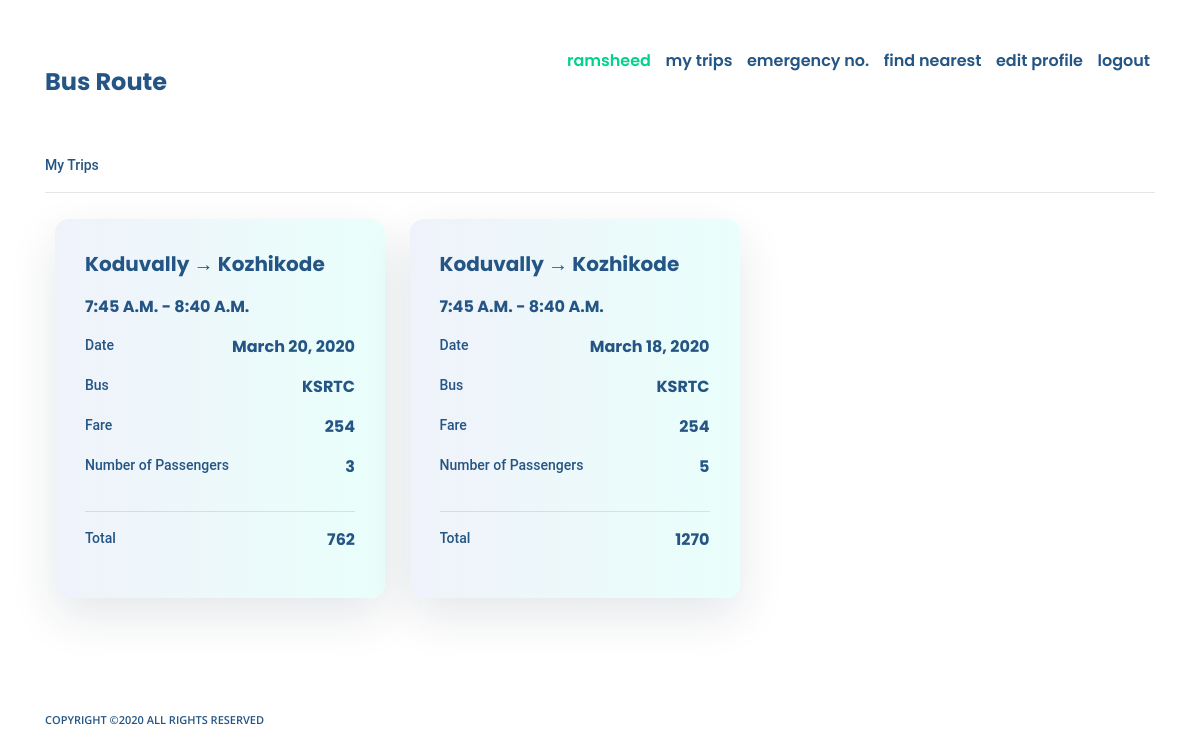
The app's page /bus/user/mytrip/ (signed in) with its own data.
### accounts/models.py (models this page shows)
class UserAccounts(AbstractUser):
    username = None
    email = models.EmailField(_('email address'), unique=True)
    is_bus_owner = models.BooleanField(default=False)
    phone_regex = RegexValidator(regex=r'^\+?1?\d{9,15}$', message="Invalid format, ex: '+999999999'.")
    phone = models.CharField(validators=[phone_regex], max_length=17, blank=True, null=True)
    USERNAME_FIELD = 'email'
    REQUIRED_FIELDS = []
    objects = UserManager()

### bus/models.py (models this page shows, shortened)
class BaseModel(models.Model):
    created_date = models.DateTimeField(auto_now_add=True)
    modified_date = models.DateTimeField(auto_now=True)
    class Meta:
        abstract = True

class BookingModel(BaseModel):
    user = models.ForeignKey(get_user_model(),on_delete= models.CASCADE)
    trip = models.ForeignKey(TripModel, on_delete=models.CASCADE)
    booking_date = models.DateField()
    start = models.ForeignKey(RouteModel, on_delete=models.CASCADE, related_name="tripstart")
    end = models.ForeignKey(RouteModel, on_delete=models.CASCADE, related_name="tripend")
    fare = models.IntegerField()

class RouteModel(BaseModel):
    trip = models.ForeignKey(TripModel,on_delete=models.CASCADE)
    stop = models.ForeignKey(PlacesModel,on_delete=models.CASCADE)
    time = models.TimeField()
    forward = models.BooleanField(default=True)

class PlacesModel(BaseModel):
    place_name = models.CharField(max_length=100,unique=True)
    def __str__(self):
        return self.place_name

class TripModel(BaseModel):
    bus = models.ForeignKey(BusModel,on_delete=models.CASCADE)
    start_time = models.TimeField()
    end_time = models.TimeField()
    start_place = models.CharField(max_length=30)
    end_place = models.CharField(max_length=30)
    active = models.BooleanField(default=False)
    stand_delay = models.PositiveIntegerField(default=0)

class BusModel(BaseModel):
    owner = models.ForeignKey(get_user_model(),on_delete=models.CASCADE)
    name = models.CharField(max_length=60)
    reg_no = models.CharField(max_length=30)
    active = models.BooleanField(default=False)
    permitted = models.BooleanField(default=False)
    category = models.CharField(max_length=15,choices=bus_category,default='private')
    ksrtc_category = models.CharField(max_length=15,choices=ksrtc_buses,null=True,blank=True)
    capacity = models.IntegerField(default=0)
    booking = models.BooleanField(default=False)
    minimum_rate = models.IntegerField(null=True,blank=True)
    rate_hour = models.IntegerField(null=True,blank=True)
    def __str__(self):
        return self.name

### bus/views.py (the view)
# urls.py: path('user/mytrip/',views.user_mytrip_view),
@permission_required(USER_PERM,login_url = USER_URL)
@login_required(login_url=USER_URL)
def user_mytrip_view(request):
    value_list = BookingModel.objects.values(
    'booking_date','user','trip','start','end'
    ).distinct()
    mytrips = []
    for j in value_list:
        ob = BookingModel.objects.filter(user = request.user,booking_date=j["booking_date"], trip = j['trip'], start = j['start'], end = j['end'])
        mytrips.append(ob)
    temp = []
    for k in mytrips:
        temp.append({"booking":k[0],"count":k.count(),"total":k.count()*254})
    return render(request, "bus/mytrip.html",{"booked": temp})

### templates/bus/mytrip.html (shortened to what this page needs)
{% extends 'base.html' %}
{% load static %}
{% block content %}
<div class="hos-pol-container">
    <p class="search-data">My Trips</p><hr>
                {% for each in booked %}
                <div class="owner-trip-card">
                    <p class="basic-p-owner" >{{ each.booking.start.stop }} &#8594; {{ each.booking.end.stop }}</p>
                    <p class="basic-p-owner" style="font-size: medium;">{{ each.booking.start.time }} - {{ each.booking.end.time }}</p>
                    <div style="display: flex;flex-direction: row;justify-content: space-between;">
                        <p class="search-data">Date</p>
                        <p class="basic-p-owner" style="font-size: medium;">{{ each.booking.booking_date }}</p>
                    </div>
                    <div style="display: flex;flex-direction: row;justify-content: space-between;">
                        <p class="search-data">Bus</p>
                        <p class="basic-p-owner" style="font-size: medium;">{{ each.booking.trip.bus }}</p>
                    </div>
                    <div style="display: flex;flex-direction: row;justify-content: space-between;">
                        <p class="search-data">Fare</p>
                        <p class="basic-p-owner" style="font-size: medium;">{{ each.booking.fare }}</p>
                    </div>
                    <div style="display: flex;flex-direction: row;justify-content: space-between;">
                        <p class="search-data">Number of Passengers</p>
                        <p class="basic-p-owner" style="font-size: medium;">{{ each.count }}</p>
                    </div>
                    <hr>
                    <div style="display: flex;flex-direction: row;justify-content: space-between;">
                        <p class="search-data">Total</p>
                        <p class="basic-p-owner" style="font-size: medium;">{{ each.total }}</p>
                    </div>
                    </div>
                {% endfor %}
            {% endblock %}

### templates/base.html (shortened to what this page needs)
{% load static %}
<!DOCTYPE html>
<html lang="en">
<head>
    <link rel="stylesheet" href="https://maxcdn.bootstrapcdn.com/bootstrap/4.0.0/css/bootstrap.min.css">
    <link rel="stylesheet" href="https://cdnjs.cloudflare.com/ajax/libs/animate.css/3.7.2/animate.min.css">
    <link rel="stylesheet" href="https://stackpath.bootstrapcdn.com/font-awesome/4.7.0/css/font-awesome.min.css">
    <link rel="stylesheet" href="https://cdnjs.cloudflare.com/ajax/libs/jquery-confirm/3.3.2/jquery-confirm.min.css">
    <link href="{% static 'accounts/css/style.css' %}"  rel="stylesheet">
</head>
<body>
    <div class="container mt-5">
        <header>
            <nav>
                <div class="nav-logo">
                    <a href="/" class="heading-main-link"><span class="heading-main">Bus Route</span></a>
                </div>
                <ul class="nav-ul">
                    {% if not request.user.is_authenticated %}
                    <li><a href="/accounts/user/login/">login</a></li>
                    <li><a href="/accounts/user/register/">register</a></li>
                    {% else %}
                    <li><a href="#" style="color: #01D28E;">{{ request.user.first_name }}</a></li>
                    {% if perms.accounts.owner_rights %}
                    <li><a href="/bus/owner/rent/">rent a bus</a></li>
                    {% else %}
                    <li><a href="/bus/user/mytrip/">my trips</a></li>
                    {% endif %}
                    <li><a href="/bus/user/emergency/">emergency no.</a></li>
                    <li><a href="/bus/user/nearest/all/">find nearest</a></li>
                    <li><a href="/accounts/edit/">edit profile</a></li>
                    <li><a href="/accounts/logout/">logout</a></li>
                    {% endif %}
                </ul>
            </nav>
        </header>
        <article>
            {% block content %}
            {% endblock %}
        </article>
        <footer>
            <div class="row  mt-sm-4 mt-3 pt-sm-5 pt-0 ">
                <div class="col-sm-10">
                    <p class="footer-text d-inline-block">Copyright ©2020 All rights reserved</p>
                </div>
                <div class="col-sm-2">
                </div>
            </div>
        </footer>
    </div>
</body>
</html>

### accounts/static/accounts/css/style.css (style rules this page uses)
body { overflow-x: hidden; }
.basic-p-owner { font-family: Poppins; font-style: normal; font-weight: bold; font-size: 20px; text-transform: capitalize; color: #245584; }
nav { display: flex; justify-content: space-between; }
.nav-ul { display: inline-block; list-style-type: none; }
.nav-ul li { display: inline-block; margin: 0px 5px 0px 5px; }
.nav-ul li a { color: #245584; font-weight: 600; font-size: 16px; font-family: Poppins; font-style: normal; }
.nav-logo { display: inline-block; }
.heading-main { font-family: Poppins; font-style: normal; font-weight: bold; font-size: 24px; color: #245584; }
.heading-main-link { text-decoration: none; }
.footer-text { font-family: Open Sans; font-style: normal; font-weight: 600; font-size: 11px; text-transform: uppercase; color: #245584; }
.search-data { font-family: Roboto; font-style: normal; font-weight: 500; font-size: 14px; color: #245584; white-space: nowrap; overflow: hidden; text-overflow: ellipsis; }
.hos-pol-container { margin: 50px 0px; }
.owner-trip-card { background: linear-gradient(90deg, #F0F2FA 0%, #E9FFFB 100%); box-shadow: 0px 18px 48px rgba(10, 34, 57, 0.11); border-radius: 14px; width: 330px; display: inline-block; padding: 30px 30px; margin: 10px 10px; vertical-align: top; }

### records on screen
UserAccounts: user.first_name "ramsheed"
BookingModel: booking.start.stop "Koduvally", booking.end.stop "Kozhikode", booking.start.time "7:45 A.m.", booking.end.time "8:40 A.m.", booking.booking_date "March 20, 2020", booking.trip.bus "KSRTC", booking.fare "254", count "3", total "762"
BookingModel: booking.start.stop "Koduvally", booking.end.stop "Kozhikode", booking.start.time "7:45 A.m.", booking.end.time "8:40 A.m.", booking.booking_date "March 18, 2020", booking.trip.bus "KSRTC", booking.fare "254", count "5", total "1270"
